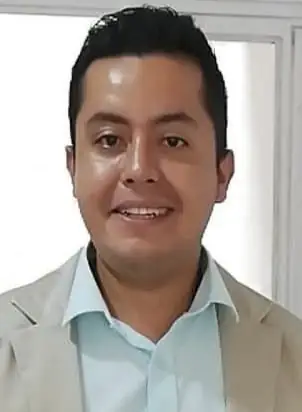
#> input picture web-dismec/WEB DISMEK/assets/deyner_alvarado.webp, 302 x 412 px, given in place of dismec_logo 1.png, which was not available
$ python generate_launch_seo_assets.py
#> lines starting #> are read from the running program, lines starting #| are printed output that depends on the picture; pictures that were not available may be replaced by others from this repository, and a replacement may not be noted
from __future__ import annotations

import json
from pathlib import Path

from PIL import Image, ImageDraw, ImageFont


ROOT = Path(r"C:\Users\viker\Desktop\web-dismec")
SITE_ROOT = ROOT / "web-dismec" / "WEB DISMEK"
ASSETS = SITE_ROOT / "assets"
SERVICES_DIR = SITE_ROOT / "servicios"
SITE_URL = "https://vikernes11.github.io/dismec"
LASTMOD = "2026-04-20"


PAGES = [
    {
        "slug": "recipientes-presion-asme",
        "title": "Diseño de recipientes a presión ASME en Colombia",
        "menu": "Recipientes a presión ASME",
        "hero": "Diseño de recipientes a presión bajo ASME para proyectos industriales",
        "meta": "DISMEK desarrolla diseño de recipientes a presión ASME en Colombia: cálculos, boquillas, soportes, MDMT, MAWP, planos y Data Book técnico.",
        "summary": "Servicio de ingeniería para recipientes a presión con documentación lista para fabricación, revisión técnica y procesos de certificación.",
        "image": "recipiente_2.png",
        "highlights": [
            "Cálculo de espesores, tapas, boquillas y refuerzos.",
            "Análisis de MAWP, MDMT y condiciones de presión externa.",
            "Diseño de faldones, silletas, anillos rigidizadores y soportes.",
            "Planos de fabricación y Data Book técnico para inspección.",
        ],
        "deliverables": [
            "Memorias de cálculo.",
            "Planos generales y de detalle.",
            "Hojas de datos.",
            "Base documental para fabricación e inspección.",
        ],
        "norms": ["ASME BPVC Sección VIII", "ASME B31.3", "API", "WRC 107 / 537", "TEMA"],
    },
    {
        "slug": "energia-solar-fotovoltaica",
        "title": "Diseño de sistemas solares fotovoltaicos en Bucaramanga y Colombia",
        "menu": "Sistemas solares",
        "hero": "Ingeniería solar fotovoltaica para proyectos residenciales, comerciales e industriales",
        "meta": "DISMEK diseña sistemas solares fotovoltaicos On-Grid y Off-Grid en Bucaramanga y Colombia con planos, memorias, protecciones y soporte técnico.",
        "summary": "Ingeniería para estructurar proyectos solares con mejor soporte técnico, cumplimiento normativo y documentación para presentación y ejecución.",
        "image": "solar2.png",
        "highlights": [
            "Dimensionamiento On-Grid y Off-Grid.",
            "Selección de equipos, protecciones y cableado.",
            "Análisis de sombreado y simulación de producción.",
            "Documentación técnica para autogeneración y conexión.",
        ],
        "deliverables": [
            "Planos eléctricos unifilares y de instalación.",
            "Memorias de cálculo.",
            "Simulación energética.",
            "Soporte documental para trámite técnico.",
        ],
        "norms": ["Ley 1715", "Ley 2099", "RETIE", "NTC 2050", "NTC 5899", "IEC 61215", "IEC 61730"],
    },
    {
        "slug": "sistemas-hvac-y-mep",
        "title": "Diseño HVAC y coordinación MEP para edificaciones y hospitales",
        "menu": "HVAC y MEP",
        "hero": "Diseño HVAC, coordinación MEP y soporte técnico para edificaciones exigentes",
        "meta": "DISMEK diseña sistemas HVAC y coordina ingeniería MEP para edificios comerciales, hospitales e industria con cálculos, ductos, tuberías y BIM.",
        "summary": "Soluciones de climatización y coordinación técnica para proyectos comerciales, hospitalarios e industriales con criterios de eficiencia y compatibilidad entre disciplinas.",
        "image": "hvac.png",
        "highlights": [
            "Cálculo de cargas térmicas.",
            "Diseño de ductería, tuberías y selección de equipos.",
            "Coordinación BIM con arquitectura, estructura y redes.",
            "Apoyo técnico para proyectos hospitalarios y redes especiales.",
        ],
        "deliverables": [
            "Planos de climatización.",
            "Especificaciones técnicas.",
            "Memorias y criterios de diseño.",
            "Coordinación de interferencias entre disciplinas.",
        ],
        "norms": ["ASHRAE", "Buenas prácticas BIM", "Criterios de eficiencia energética"],
    },
    {
        "slug": "diseno-electrico-y-energia",
        "title": "Diseño eléctrico industrial y de potencia en Bucaramanga",
        "menu": "Diseño eléctrico",
        "hero": "Diseño eléctrico industrial, comercial y de potencia con documentación clara",
        "meta": "DISMEK desarrolla diseño eléctrico industrial y de potencia en Bucaramanga y Colombia: tableros, subestaciones, iluminación, protecciones y RETIE.",
        "summary": "Servicio orientado a proyectos que necesitan planos, cuadros de carga, rutas, protecciones y criterios normativos desde la ingeniería.",
        "image": "design_electrico.png",
        "highlights": [
            "Diagramas unifilares y cuadros de carga.",
            "Diseño de iluminación interior y exterior.",
            "Puestas a tierra, canalizaciones y protección contra rayos.",
            "Subestaciones, tableros y criterios de coordinación de protecciones.",
        ],
        "deliverables": [
            "Planos eléctricos.",
            "Memorias y criterios técnicos.",
            "Listados de carga y equipos.",
            "Soporte para ejecución y revisión técnica.",
        ],
        "norms": ["RETIE", "NTC 2050", "IEC", "Buenas prácticas de diseño eléctrico"],
    },
    {
        "slug": "estructuras-metalicas-y-diseno-estructural",
        "title": "Diseño de estructuras metálicas y estructurales en Colombia",
        "menu": "Estructuras",
        "hero": "Diseño de estructuras metálicas y estructurales para industria y edificaciones",
        "meta": "DISMEK desarrolla diseño de estructuras metálicas y estructurales en Colombia: modelado, análisis, conexiones, planos de taller y criterios NSR-10.",
        "summary": "Apoyo estructural para proyectos industriales, edificaciones y obras que requieren modelado, análisis, detallado y documentación ejecutable.",
        "image": "structures.png",
        "highlights": [
            "Modelado 3D y análisis estructural.",
            "Diseño de conexiones soldadas y apernadas.",
            "Planos de taller, montaje y listas de materiales.",
            "Diseño estructural con criterios sismorresistentes.",
        ],
        "deliverables": [
            "Planos estructurales y de taller.",
            "Memorias de cálculo.",
            "Listados de materiales y cortes.",
            "Criterios para montaje y fabricación.",
        ],
        "norms": ["NSR-10", "AISC", "AWS", "ACI 318"],
    },
]


CSS = """
:root {
  --navy: #0a1628;
  --navy-light: #1a2d4a;
  --accent: #f97316;
  --blue: #3b82f6;
  --surface: #ffffff;
  --surface-alt: #f8fafc;
  --text: #1f2937;
  --muted: #64748b;
  --border: #e2e8f0;
  --radius: 18px;
}
* { box-sizing: border-box; }
html { scroll-behavior: smooth; }
body {
  margin: 0;
  font-family: "Segoe UI", Arial, sans-serif;
  color: var(--text);
  background: linear-gradient(180deg, #ffffff 0%, #f8fafc 100%);
  line-height: 1.65;
}
a { color: inherit; text-decoration: none; }
img { max-width: 100%; display: block; }
.shell { width: min(1120px, calc(100% - 32px)); margin: 0 auto; }
.topbar {
  position: sticky;
  top: 0;
  z-index: 50;
  background: rgba(10, 22, 40, 0.94);
  backdrop-filter: blur(12px);
  border-bottom: 1px solid rgba(255,255,255,0.08);
}
.topbar-inner {
  display: flex;
  justify-content: space-between;
  align-items: center;
  gap: 20px;
  padding: 14px 0;
}
.brand {
  display: flex;
  align-items: center;
  gap: 14px;
  color: white;
  font-weight: 700;
}
.brand img { width: 46px; height: 46px; object-fit: contain; }
.topnav { display: flex; gap: 18px; flex-wrap: wrap; }
.topnav a { color: rgba(255,255,255,0.8); font-size: 14px; }
.topnav a:hover { color: white; }
.hero {
  padding: 74px 0 42px;
}
.hero-grid {
  display: grid;
  grid-template-columns: 1.2fr 0.8fr;
  gap: 28px;
  align-items: center;
}
.hero-copy {
  background: radial-gradient(circle at top right, rgba(249,115,22,0.18), transparent 32%), linear-gradient(135deg, var(--navy), var(--navy-light));
  color: white;
  border-radius: 28px;
  padding: 38px;
  box-shadow: 0 22px 60px rgba(10,22,40,0.18);
}
.eyebrow {
  display: inline-block;
  padding: 8px 14px;
  border-radius: 999px;
  background: rgba(249,115,22,0.18);
  color: #fdba74;
  font-size: 12px;
  font-weight: 700;
  letter-spacing: 0.08em;
  text-transform: uppercase;
}
.hero h1 {
  font-size: clamp(2rem, 3.8vw, 3.4rem);
  line-height: 1.08;
  margin: 16px 0 14px;
}
.hero p { color: rgba(255,255,255,0.82); font-size: 1.04rem; }
.hero-actions {
  display: flex;
  gap: 12px;
  flex-wrap: wrap;
  margin-top: 26px;
}
.btn {
  display: inline-flex;
  align-items: center;
  justify-content: center;
  gap: 8px;
  padding: 13px 20px;
  border-radius: 12px;
  font-weight: 700;
}
.btn-primary { background: var(--accent); color: white; }
.btn-secondary { background: rgba(255,255,255,0.14); color: white; border: 1px solid rgba(255,255,255,0.14); }
.hero-card {
  background: white;
  border-radius: 28px;
  overflow: hidden;
  border: 1px solid var(--border);
  box-shadow: 0 18px 50px rgba(15, 23, 42, 0.10);
}
.hero-card img { aspect-ratio: 4/4.1; object-fit: cover; width: 100%; }
section { padding: 20px 0 48px; }
.section-title {
  font-size: clamp(1.6rem, 2.8vw, 2.25rem);
  line-height: 1.15;
  margin: 0 0 12px;
  color: var(--navy);
}
.lead { color: var(--muted); max-width: 850px; }
.grid-2 {
  display: grid;
  grid-template-columns: 1fr 1fr;
  gap: 24px;
  margin-top: 26px;
}
.card {
  background: white;
  border: 1px solid var(--border);
  border-radius: 22px;
  padding: 24px;
  box-shadow: 0 12px 32px rgba(15, 23, 42, 0.05);
}
.card h2, .card h3 { margin-top: 0; color: var(--navy); }
.list {
  padding-left: 18px;
  margin: 0;
}
.list li { margin-bottom: 10px; }
.badge-row {
  display: flex;
  flex-wrap: wrap;
  gap: 10px;
  margin-top: 18px;
}
.badge {
  background: #eff6ff;
  color: #1d4ed8;
  border: 1px solid #bfdbfe;
  padding: 8px 12px;
  border-radius: 999px;
  font-size: 13px;
  font-weight: 600;
}
.cta {
  background: linear-gradient(135deg, var(--navy), var(--navy-light));
  color: white;
  border-radius: 28px;
  padding: 30px;
  margin-top: 32px;
}
.cta p { color: rgba(255,255,255,0.8); }
.footer {
  padding: 28px 0 48px;
  color: var(--muted);
  font-size: 14px;
}
.service-links {
  display: grid;
  grid-template-columns: repeat(auto-fit, minmax(220px, 1fr));
  gap: 12px;
  margin-top: 18px;
}
.service-link {
  background: white;
  border: 1px solid var(--border);
  border-radius: 14px;
  padding: 14px 16px;
  font-weight: 600;
}
.service-link:hover {
  border-color: #cbd5e1;
  box-shadow: 0 8px 18px rgba(15, 23, 42, 0.06);
}
@media (max-width: 840px) {
  .hero-grid, .grid-2 { grid-template-columns: 1fr; }
  .topbar-inner { align-items: flex-start; flex-direction: column; }
}
"""


def ensure_dirs() -> None:
    SERVICES_DIR.mkdir(parents=True, exist_ok=True)


def write_styles() -> None:
    (SERVICES_DIR / "styles.css").write_text(CSS.strip() + "\n", encoding="utf-8")


def service_nav(current_slug: str) -> str:
    links = []
    for page in PAGES:
        href = f"{page['slug']}.html"
        style = ' style="color:#fff;"' if page["slug"] == current_slug else ""
        links.append(f'<a href="{href}"{style}>{page["menu"]}</a>')
    return "\n          ".join(links)


def service_cards(current_slug: str) -> str:
    cards = []
    for page in PAGES:
        if page["slug"] == current_slug:
            continue
        cards.append(f'<a class="service-link" href="{page["slug"]}.html">{page["menu"]}</a>')
    return "\n          ".join(cards)


def build_page(page: dict) -> str:
    page_url = f"{SITE_URL}/servicios/{page['slug']}.html"
    image_url = f"{SITE_URL}/assets/{page['image']}"
    highlights = "\n".join(f"<li>{item}</li>" for item in page["highlights"])
    deliverables = "\n".join(f"<li>{item}</li>" for item in page["deliverables"])
    norms = "\n".join(f'<span class="badge">{item}</span>' for item in page["norms"])
    related = service_cards(page["slug"])

    ld_json = {
        "@context": "https://schema.org",
        "@type": "Service",
        "name": page["title"],
        "serviceType": page["menu"],
        "provider": {
            "@type": "ProfessionalService",
            "name": "DISMEK Ingeniería",
            "url": SITE_URL,
            "telephone": "+57 315 663 7925",
            "email": "contacto.dismec@gmail.com",
            "address": {
                "@type": "PostalAddress",
                "addressLocality": "Bucaramanga",
                "addressRegion": "Santander",
                "addressCountry": "CO",
            },
        },
        "areaServed": ["Bucaramanga", "Santander", "Colombia"],
        "description": page["meta"],
        "url": page_url,
        "image": image_url,
    }

    return f"""<!DOCTYPE html>
<html lang="es-CO">
<head>
  <meta charset="UTF-8">
  <meta name="viewport" content="width=device-width, initial-scale=1.0">
  <title>{page["title"]} | DISMEK Ingeniería</title>
  <meta name="description" content="{page["meta"]}">
  <meta name="robots" content="index,follow,max-snippet:-1,max-image-preview:large,max-video-preview:-1">
  <link rel="canonical" href="{page_url}">
  <link rel="icon" type="image/png" href="../favicon-32x32.png">
  <link rel="apple-touch-icon" href="../apple-touch-icon.png">
  <link rel="stylesheet" href="styles.css">
  <meta property="og:type" content="website">
  <meta property="og:locale" content="es_CO">
  <meta property="og:site_name" content="DISMEK Ingeniería">
  <meta property="og:title" content="{page["title"]}">
  <meta property="og:description" content="{page["meta"]}">
  <meta property="og:url" content="{page_url}">
  <meta property="og:image" content="{image_url}">
  <meta name="twitter:card" content="summary_large_image">
  <meta name="twitter:title" content="{page["title"]}">
  <meta name="twitter:description" content="{page["meta"]}">
  <meta name="twitter:image" content="{image_url}">
  <script type="application/ld+json">{json.dumps(ld_json, ensure_ascii=False)}</script>
</head>
<body>
  <header class="topbar">
    <div class="shell topbar-inner">
      <a class="brand" href="../index.html">
        <img src="../assets/dismek-logo-badge.png" alt="Logo DISMEK Ingeniería">
        <span>DISMEK Ingeniería</span>
      </a>
      <nav class="topnav">
        <a href="../index.html">Inicio</a>
        {service_nav(page["slug"])}
      </nav>
    </div>
  </header>

  <main class="hero">
    <div class="shell hero-grid">
      <div class="hero-copy">
        <span class="eyebrow">Servicio especializado</span>
        <h1>{page["hero"]}</h1>
        <p>{page["summary"]}</p>
        <div class="hero-actions">
          <a class="btn btn-primary" href="https://wa.me/573156637925?text=Hola%20DISMEK%2C%20quiero%20cotizar%20{page["menu"].replace(" ", "%20")}">Cotizar por WhatsApp</a>
          <a class="btn btn-secondary" href="../index.html#contacto">Formulario de contacto</a>
        </div>
      </div>
      <div class="hero-card">
        <img src="../assets/{page["image"]}" alt="{page["menu"]} - DISMEK Ingeniería" loading="eager">
      </div>
    </div>
  </main>

  <section>
    <div class="shell">
      <h2 class="section-title">Qué incluye este servicio</h2>
      <p class="lead">DISMEK presta este servicio desde Bucaramanga para clientes en Santander, Colombia y proyectos con soporte remoto en otras regiones.</p>
      <div class="grid-2">
        <article class="card">
          <h3>Alcance destacado</h3>
          <ul class="list">
            {highlights}
          </ul>
        </article>
        <article class="card">
          <h3>Entregables frecuentes</h3>
          <ul class="list">
            {deliverables}
          </ul>
        </article>
      </div>
    </div>
  </section>

  <section>
    <div class="shell">
      <div class="grid-2">
        <article class="card">
          <h3>Enfoque técnico</h3>
          <p>El trabajo se orienta a producir ingeniería clara, documentada y utilizable para revisión, compra, fabricación, instalación o ejecución, según la necesidad del proyecto.</p>
          <div class="badge-row">
            {norms}
          </div>
        </article>
        <article class="card">
          <h3>También puede interesarte</h3>
          <p>Si tu proyecto combina varias disciplinas, revisa estos servicios relacionados para estructurar mejor el alcance.</p>
          <div class="service-links">
            {related}
          </div>
        </article>
      </div>
      <div class="cta">
        <h3>¿Quieres una propuesta técnica para este servicio?</h3>
        <p>DISMEK puede revisar tu alcance, ayudarte a aterrizar entregables y preparar una propuesta ajustada a tu proyecto.</p>
        <div class="hero-actions">
          <a class="btn btn-primary" href="mailto:contacto.dismec@gmail.com?subject=Cotización%20{page["menu"].replace(" ", "%20")}">Solicitar cotización</a>
          <a class="btn btn-secondary" href="https://www.instagram.com/dis_mec" target="_blank" rel="noopener">Ver Instagram</a>
        </div>
      </div>
    </div>
  </section>

  <footer class="footer">
    <div class="shell">
      DISMEK Ingeniería · Bucaramanga, Santander, Colombia · WhatsApp: +57 315 663 7925 · contacto.dismec@gmail.com
    </div>
  </footer>
</body>
</html>
"""


def write_pages() -> None:
    for page in PAGES:
        html = build_page(page)
        (SERVICES_DIR / f"{page['slug']}.html").write_text(html, encoding="utf-8")

    index_links = "\n".join(
        f'<a class="service-link" href="{page["slug"]}.html">{page["menu"]}</a>' for page in PAGES
    )
    services_index = f"""<!DOCTYPE html>
<html lang="es-CO">
<head>
  <meta charset="UTF-8">
  <meta name="viewport" content="width=device-width, initial-scale=1.0">
  <title>Servicios de ingeniería | DISMEK Ingeniería</title>
  <meta name="description" content="Páginas de servicios de DISMEK Ingeniería: recipientes a presión ASME, solar fotovoltaica, HVAC, diseño eléctrico y estructuras.">
  <meta name="robots" content="index,follow">
  <link rel="canonical" href="{SITE_URL}/servicios/">
  <link rel="stylesheet" href="styles.css">
</head>
<body>
  <header class="topbar">
    <div class="shell topbar-inner">
      <a class="brand" href="../index.html">
        <img src="../assets/dismek-logo-badge.png" alt="Logo DISMEK Ingeniería">
        <span>DISMEK Ingeniería</span>
      </a>
      <nav class="topnav"><a href="../index.html">Inicio</a></nav>
    </div>
  </header>
  <main class="hero">
    <div class="shell">
      <div class="hero-copy">
        <span class="eyebrow">Servicios indexables</span>
        <h1>Servicios clave para búsquedas en Google</h1>
        <p>Estas páginas están diseñadas para que Google entienda mejor la oferta técnica de DISMEK y para que los usuarios lleguen a servicios concretos.</p>
        <div class="service-links">{index_links}</div>
      </div>
    </div>
  </main>
</body>
</html>
"""
    (SERVICES_DIR / "index.html").write_text(services_index, encoding="utf-8")


def make_square_logo() -> Image.Image:
    source = Image.open(ASSETS / "dismec_logo 1.png").convert("RGBA")
    canvas = Image.new("RGBA", (512, 512), "#0a1628")
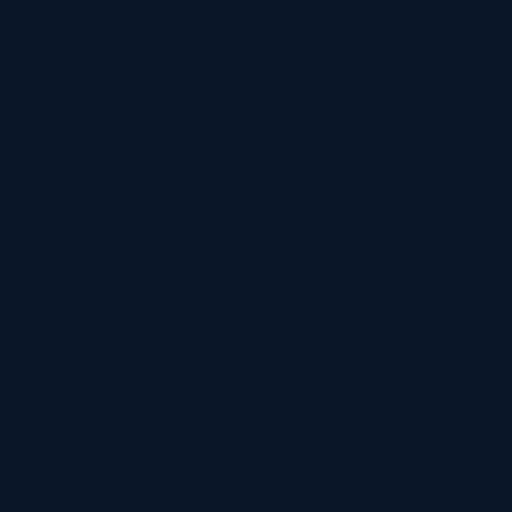
#> canvas: PIL image 512x512 RGBA; mean R, G, B, A 10, 22, 40, 255
    scale = min(360 / source.size[0], 360 / source.size[1])
#> scale = 0.874
    resized = source.resize((int(source.size[0] * scale), int(source.size[1] * scale)))
    x = (512 - resized.size[0]) // 2
#> x = 124
    y = (512 - resized.size[1]) // 2
#> y = 76
    canvas.alpha_composite(resized, (x, y))
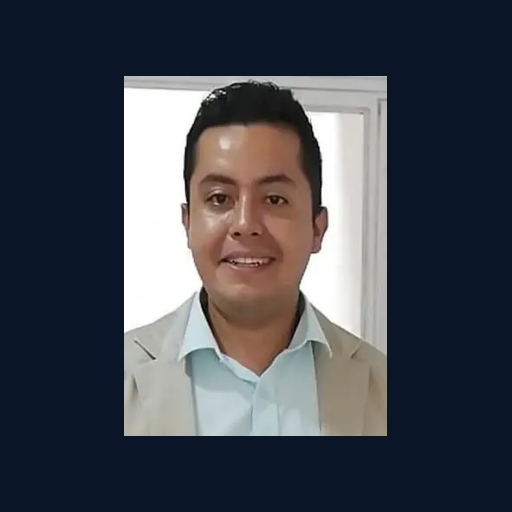
#> canvas: PIL image 512x512 RGBA; mean R, G, B, A 68.5, 73.1, 81.9, 255

    try:
        font = ImageFont.truetype(r"C:\Windows\Fonts\bahnschrift.ttf", 40)
    except Exception:
        font = ImageFont.load_default()
    draw = ImageDraw.Draw(canvas)
    draw.text((105, 432), "DISMEK", font=font, fill="#ffffff")
    return canvas


def write_icons_and_manifest() -> None:
    logo = make_square_logo()
    for size, filename in [
        (16, "favicon-16x16.png"),
        (32, "favicon-32x32.png"),
        (180, "apple-touch-icon.png"),
        (192, "android-chrome-192x192.png"),
        (512, "android-chrome-512x512.png"),
    ]:
        logo.resize((size, size)).save(SITE_ROOT / filename)
#> this loop made 5 passes
#> pass 1, in write_icons_and_manifest, `logo.resize((size, size)).save(SITE_ROOT / filename)`:
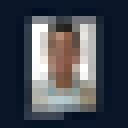
#> saved as favicon-16x16.png: PIL image 16x16 RGBA (shown 8 times larger); mean R, G, B, A 69.9, 74.4, 83.1, 255
#> pass 2, in write_icons_and_manifest, `logo.resize((size, size)).save(SITE_ROOT / filename)`:
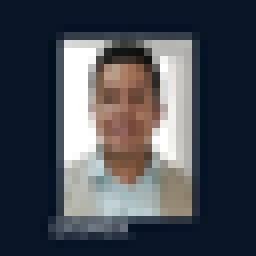
#> saved as favicon-32x32.png: PIL image 32x32 RGBA (shown 8 times larger); mean R, G, B, A 69.8, 74.2, 83, 255
    logo.resize((64, 64)).save(SITE_ROOT / "favicon.ico")
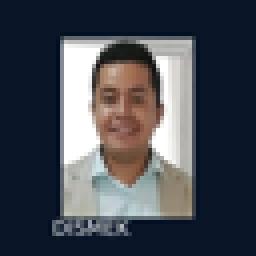
#> saved as favicon.ico: PIL image 64x64 RGBA (shown 4 times larger); mean R, G, B, A 69.8, 74.3, 83.1, 255

    manifest = {
        "name": "DISMEK Ingeniería",
        "short_name": "DISMEK",
        "start_url": "/dismec/",
        "display": "standalone",
        "background_color": "#0a1628",
        "theme_color": "#0a1628",
        "icons": [
            {"src": "/dismec/android-chrome-192x192.png", "sizes": "192x192", "type": "image/png"},
            {"src": "/dismec/android-chrome-512x512.png", "sizes": "512x512", "type": "image/png"},
        ],
    }
    (SITE_ROOT / "site.webmanifest").write_text(json.dumps(manifest, ensure_ascii=False, indent=2), encoding="utf-8")


def write_robots_and_sitemap() -> None:
    robots = f"""User-agent: *
Allow: /

Sitemap: {SITE_URL}/sitemap.xml
"""
    (SITE_ROOT / "robots.txt").write_text(robots, encoding="utf-8")

    urls = [f"{SITE_URL}/", f"{SITE_URL}/servicios/"] + [
        f"{SITE_URL}/servicios/{page['slug']}.html" for page in PAGES
    ]
    body = "\n".join(
        f"""  <url>
    <loc>{url}</loc>
    <lastmod>{LASTMOD}</lastmod>
  </url>"""
        for url in urls
    )
    sitemap = f"""<?xml version="1.0" encoding="UTF-8"?>
<urlset xmlns="http://www.sitemaps.org/schemas/sitemap/0.9">
{body}
</urlset>
"""
    (SITE_ROOT / "sitemap.xml").write_text(sitemap, encoding="utf-8")


def main() -> None:
    ensure_dirs()
    write_styles()
    write_pages()
    write_icons_and_manifest()
    write_robots_and_sitemap()


if __name__ == "__main__":
    main()

$ run again, on web-dismec/WEB DISMEK/assets/edisson_rangel.webp
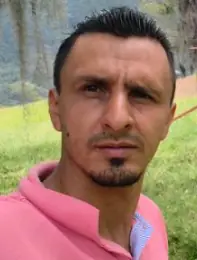
#> input picture web-dismec/WEB DISMEK/assets/edisson_rangel.webp, 197 x 260 px, given in place of dismec_logo 1.png, which was not available
#> in make_square_logo, `canvas.alpha_composite(resized, (x, y))`:
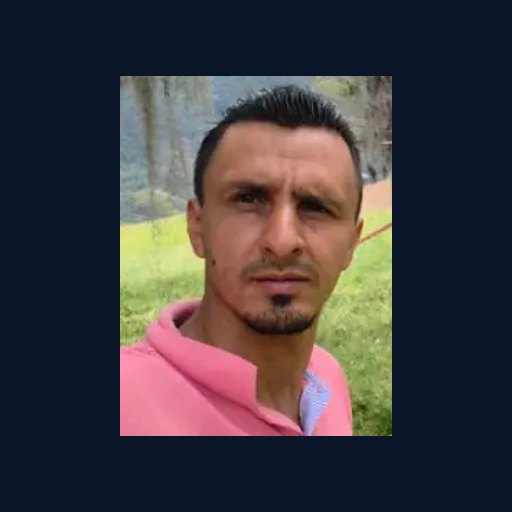
#> canvas: PIL image 512x512 RGBA; mean R, G, B, A 63.9, 59.7, 64.2, 255
#> in write_icons_and_manifest, `logo.resize((64, 64)).save(SITE_ROOT / "favicon.ico")`:
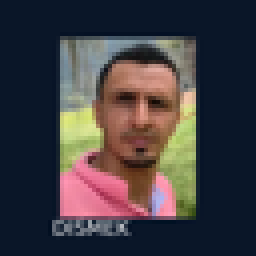
#> saved as favicon.ico: PIL image 64x64 RGBA (shown 4 times larger); mean R, G, B, A 65.3, 61.1, 65.5, 255
